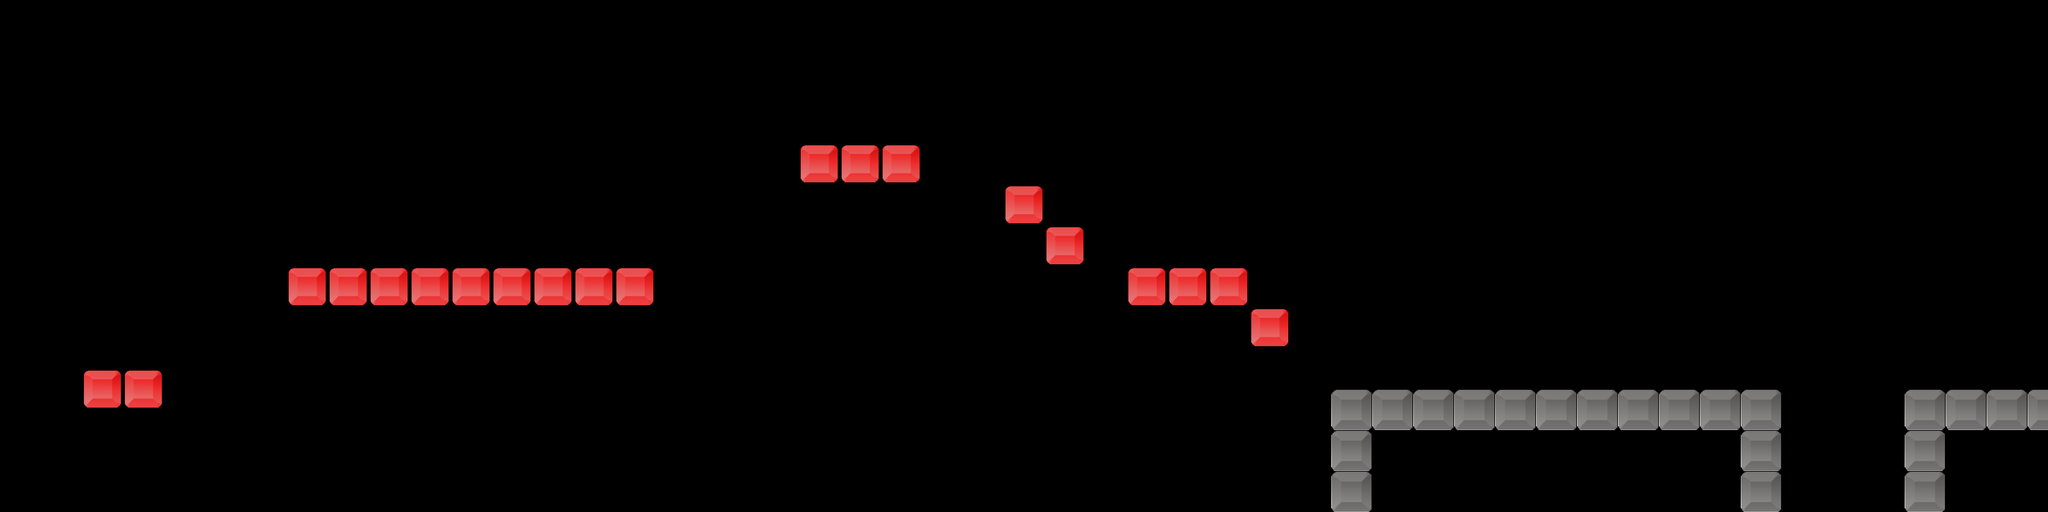

Tiled map render using the project's own tile images. Description and the map definition, with tile-layer contents summarised, below:
An orthogonal 100x25 tile map with 32x32 px tiles, 1 tile layer (map), 3 hidden layers not drawn, 11 tilesets.

<map version="1.0" orientation="orthogonal" width="100" height="25" tilewidth="32" tileheight="32">
 <tileset firstgid="1" name="background02" tilewidth="32" tileheight="32">
  <image source="background02.png" width="1280" height="800" />
 </tileset>
 <tileset firstgid="1001" name="background04" tilewidth="32" tileheight="32">
  <image source="background04.png" width="1280" height="800" />
 </tileset>
 <tileset firstgid="2001" name="background03" tilewidth="32" tileheight="32">
  <image source="background03.png" width="1280" height="800" />
 </tileset>
 <tileset firstgid="3001" name="lavagreen" tilewidth="32" tileheight="32">
  <image source="lavagreen.png" width="1280" height="800" />
 </tileset>
 <tileset firstgid="4001" name="columna01" tilewidth="32" tileheight="32">
  <image source="columna01.png" width="230" height="801" />
 </tileset>
 <tileset firstgid="4176" name="plataformagris" tilewidth="32" tileheight="32">
  <image source="plataformagris.png" width="64" height="64" />
 </tileset>
 <tileset firstgid="4180" name="plataformanaranja" tilewidth="32" tileheight="32">
  <image source="plataformanaranja.png" width="64" height="64" />
 </tileset>
 <tileset firstgid="4184" name="plataformared" tilewidth="32" tileheight="32">
  <image source="plataformared.png" width="64" height="64" />
 </tileset>
 <tileset firstgid="4188" name="plataformared" tilewidth="32" tileheight="32">
  <image source="plataformared.png" width="64" height="64" />
 </tileset>
 <tileset firstgid="4192" name="plataformagris" tilewidth="32" tileheight="32">
  <image source="plataformagris.png" width="64" height="64" />
 </tileset>
 <tileset firstgid="4196" name="plataformagrisoscuro" tilewidth="32" tileheight="32">
  <image source="plataformagrisoscuro.png" width="64" height="64" />
 </tileset>
 <layer name="Background" width="100" height="25" visible="0">
  <data>[2500 cells, 2500 non-empty, 2000 distinct tile ids]</data>
 </layer>
 <layer name="Columnas" width="100" height="25" visible="0">
  <data>[2500 cells, 350 non-empty, 175 distinct tile ids]</data>
 </layer>
 <layer name="Lava" width="100" height="25" visible="0">
  <data>[2500 cells, 700 non-empty, 280 distinct tile ids]</data>
 </layer>
 <layer name="map" width="100" height="25">
  <data>[2500 cells, 162 non-empty, 8 distinct tile ids]</data>
 </layer>
</map>